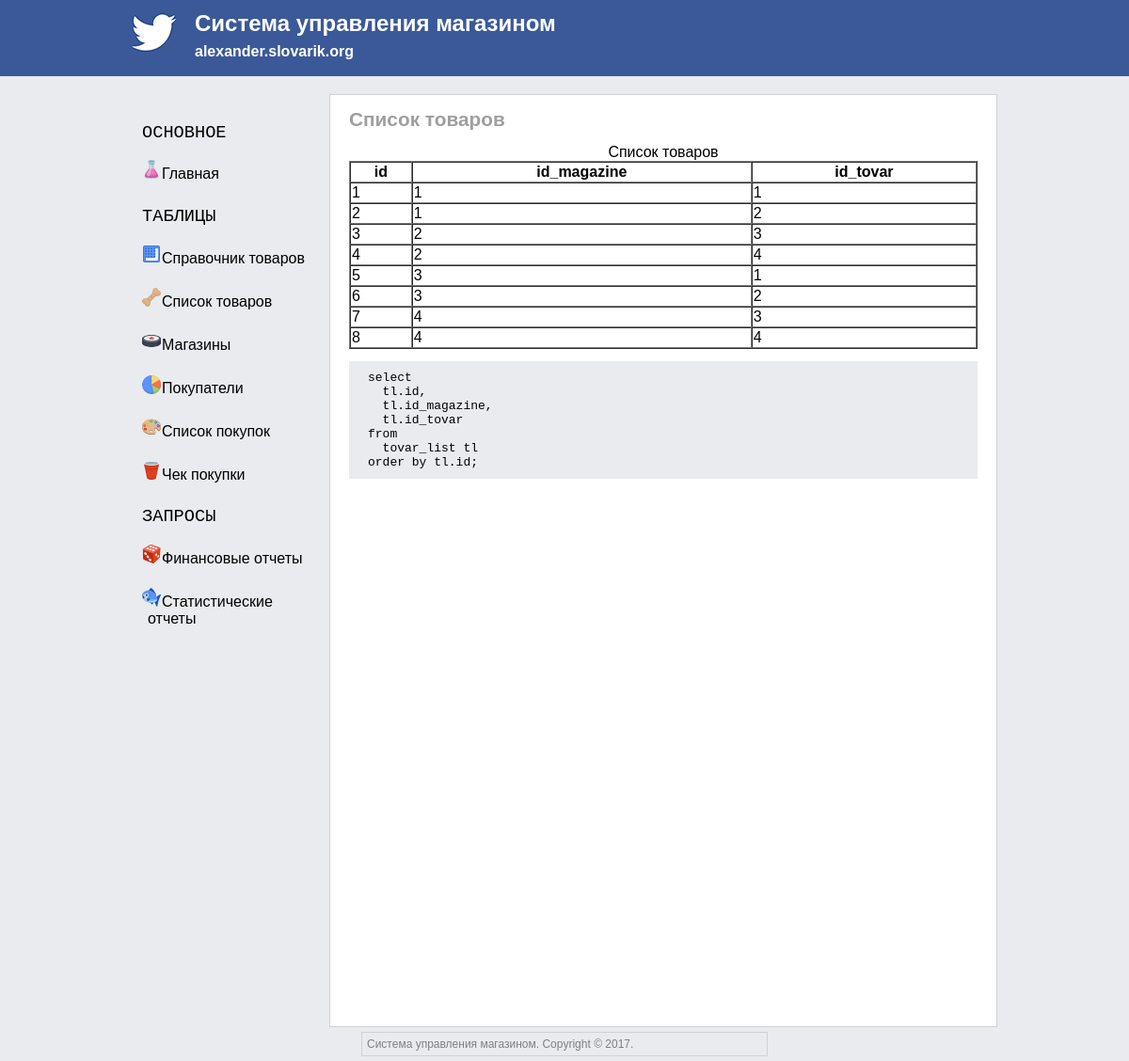
Page /02list_tovar.php on the committed database.
### tables this page shows
CREATE TABLE `mgz_tovar_list` (
  `id` int(10) NOT NULL AUTO_INCREMENT,
  `id_magazine` int(10) NOT NULL,
  `id_tovar` int(10) NOT NULL,
  PRIMARY KEY (`id`),
  KEY `mgz_tovar_list_fk0` (`id_magazine`),
  KEY `mgz_tovar_list_fk1` (`id_tovar`),
  CONSTRAINT `mgz_tovar_list_fk0` FOREIGN KEY (`id_magazine`) REFERENCES `mgz_magazine` (`id`),
  CONSTRAINT `mgz_tovar_list_fk1` FOREIGN KEY (`id_tovar`) REFERENCES `mgz_tovar` (`id`)
);

### 02list_tovar.php (the view, shortened to what this page needs)
<!DOCTYPE html>
<html>
    <head>
        <?php
            require_once('template/head.php');
        ?>
    </head>
    <body>
        <?php
            require_once('template/header.php');
        ?>
        <div class="MainClass">
            <?php
                require_once('template/sidebar.php');
            ?>
            <div class="ContentClass">
            <h1>Список товаров</h1>
            <?php
                include 'config.php';
                $mysqli = new mysqli($dbHost, $dbUser, $dbPass, $dbName);
                $mysqli->query("SET NAMES 'utf8'");
                $mysqli->query("SET CHARACTER SET 'utf8'");
                $mysqli->query("SET SESSION collation_connection = 'utf8_general_ci'");
                $res_tovar_list = $mysqli->query("
                                                    select
                                                      tl.id,
                                                      tl.id_magazine,
                                                      tl.id_tovar
                                                    from
                                                      mgz_tovar_list tl
                                                    order by tl.id;
                                                ");
                echo "<table class='dbtable' width='100%'' cellspacing='0' border='1'>";
                echo "<caption>Список товаров</caption>";
                echo "<tr>";
                echo "<th>id</th>";
                echo "<th>id_magazine</th>";
                echo "<th>id_tovar</th>";
                echo "</tr>";
                $res_tovar_list->data_seek(0);
                while ($row = $res_tovar_list->fetch_assoc())
                {
                    echo "<tr>";
                    echo "<td>" . $row['id'] . "</td>";
                    echo "<td>" . $row['id_magazine'] . "</td>";
                    echo "<td>" . $row['id_tovar'] . "</td>";
                    echo "</tr>";
                }
                echo "</table>";
                echo "<pre class='code'>";
                echo "select <br>";
                echo "  tl.id, <br>";
                echo "  tl.id_magazine, <br>";
                echo "  tl.id_tovar <br>";
                echo "from <br>";
                echo "  tovar_list tl <br>";
                echo "order by tl.id; <br>";
                echo "</pre>";
            ?>
            </div>
        </div>
<?php
    require_once('template/footer.php');
?>
    </body>
</html>

### template/head.php (shortened to what this page needs)
<link rel="stylesheet" href="css/style.css">

### template/header.php
<div class="ParentHeader">
    <div class="ChaildHeader">
        <a href="/"><img src="img/twitter.jpg" height="47" width="47" alt="Логотип сайта" class="leftimg" ></a>
        <h1 id="HeaderH1">Система управления магазином</h1>
        <h2 id="HeaderH2">alexander.slovarik.org</h2>
    </div>
</div>

### template/sidebar.php
<div class="SideBarClass">
    <p class="SideBarP">ОСНОВНОЕ</p>
        <p><img src="img/sidebar/01himik.png" height="21" width="21" align="left"><a href="/"> Главная</a></p>
    <p class="SideBarP">ТАБЛИЦЫ</p>
        <p><img src="img/sidebar/02strelka.png" height="21" width="21" align="left"><a href="/01tovar.php">Справочник товаров</a></p>
        <p><img src="img/sidebar/03kost.png" height="21" width="21" align="left"><a href="/02list_tovar.php">Список товаров</a></p>
        <p><img src="img/sidebar/04koleso.png" height="21" width="21" align="left"><a href="/03magazine.php">Магазины</a></p>
        <p><img src="img/sidebar/05diagram.png" height="21" width="21" align="left"><a href="/04pokupateli.php">Покупатели</a></p>
        <p><img src="img/sidebar/08kist.png" height="21" width="21" align="left"><a href="/05spisok_pokupok.php">Список покупок</a></p>
        <p><img src="img/sidebar/07stakan.png" height="21" width="21" align="left"><a href="/06check_pokupki.php">Чек покупки</a></p>
    <p class="SideBarP">ЗАПРОСЫ</p>
        <p><img src="img/sidebar/09kubik.png" height="21" width="21" align="left"><a href="/demo.php">Финансовые отчеты</a></p>
        <p><img src="img/sidebar/10fish.png" height="21" width="21" align="left"><a href="/statistik.php">Статистические отчеты</a></p>
</div>

### template/footer.php
<div class="FooterClass">
            Система управления магазином. Copyright &copy; 2017.
</div>

### css/style.css (style rules this page uses)
body { background: #E9EBEE; font-family: Geneva, Arial, Helvetica, sans-serif; margin-top: 0px; margin-left: 0px; margin-right: 0px; margin-bottom: 0px; }
.ParentHeader { min-width: 100%; color: white; background-color: #3B5998; border: 0px solid #3B5998; position: fixed; left: 0px; top: 0px; margin-top: auto; margin-left: auto; margin-right: auto; margin-bottom: auto; padding-top: 10px; padding-left: auto; padding-right: auto; padding-bottom: 10px; }
.ChaildHeader { width: 920px; background-color: #3B5998; border: 0px solid #3B5998; margin-top: auto; margin-left: auto; margin-right: auto; margin-bottom: auto; padding-top: auto; padding-left: auto; padding-right: auto; padding-bottom: auto; }
.MainClass h1 { font-size: 1.3em; color: #9f9f9f; }
.MainClass { width: 920px; color: black; background-color: #E9EBEE; margin-top: 100px; margin-left: auto; margin-right: auto; margin-bottom: 0px; padding-top: auto; padding-left: auto; padding-right: auto; padding-bottom: auto; }
.SideBarClass { height: 80%; min-width: 180px; max-width: 180px; background-color: #E9EBEE; border: 1px solid #E9EBEE; overflow: auto; float: left; position: fixed; margin-top: auto; margin-left: auto; margin-right: auto; margin-bottom: auto; padding-top: 10px; padding-left: 10px; padding-right: 10px; padding-bottom: 10px; }
.SideBarClass a { color: black; border: 1px solid #e9ebee; text-decoration: none; display: block; padding-top: 5px; padding-left: 5px; padding-right: 0px; padding-bottom: 5px; }
.SideBarP { font-family: monospace,Verdana, Arial, Helvetica, sans-serif; font-size: 14pt; font-stretch: ultra-expanded; font-variant: small-caps; }
.ContentClass { background-color: white; border: 1px solid #d0d1d5; min-height: 990px; overflow: hidden; margin-top: auto; margin-left: 210px; margin-right: auto; margin-bottom: auto; padding-top: auto; padding-left: 20px; padding-right: 20px; padding-bottom: auto; }
.FooterClass { font-size: 9pt; color: grey; background-color: #E9EBEE; border: 1px solid #d0d1d5; float: bottom; width: 420px; margin-top: 5px; margin-left: auto; margin-right: auto; margin-bottom: 5px; padding-top: 5px; padding-left: 5px; padding-right: 5px; padding-bottom: 5px; }
.leftimg { float:left; margin-top: 0; margin-left: 0; margin-right: 20px; margin-bottom: 0; }
.code { font-family: monospace; background-color: #E9EBEE; padding-top: 10px; padding-left: 20px; padding-right: 20px; padding-bottom: 10px; }
#HeaderH1 { font-family: Verdana, Geneva, Arial, Helvetica, sans-serif; font-size: 24px; margin-top: 1px; margin-left: auto; margin-right: auto; margin-bottom: 7px; padding-top: auto; padding-left: auto; padding-right: auto; padding-bottom: auto; }
#HeaderH2 { font-family: Verdana, Geneva, Arial, Helvetica, sans-serif; font-size: 16px; margin-top: 1px; margin-left: auto; margin-right: auto; margin-bottom: 7px; padding-top: auto; padding-left: auto; padding-right: auto; padding-bottom: auto; }

### rows in the picture
mgz_tovar_list: id "1", id_magazine "1", id_tovar "1"
mgz_tovar_list: id "2", id_magazine "1", id_tovar "2"
mgz_tovar_list: id "3", id_magazine "2", id_tovar "3"
mgz_tovar_list: id "4", id_magazine "2", id_tovar "4"
mgz_tovar_list: id "5", id_magazine "3", id_tovar "1"
mgz_tovar_list: id "6", id_magazine "3", id_tovar "2"
mgz_tovar_list: id "7", id_magazine "4", id_tovar "3"
mgz_tovar_list: id "8", id_magazine "4", id_tovar "4"
